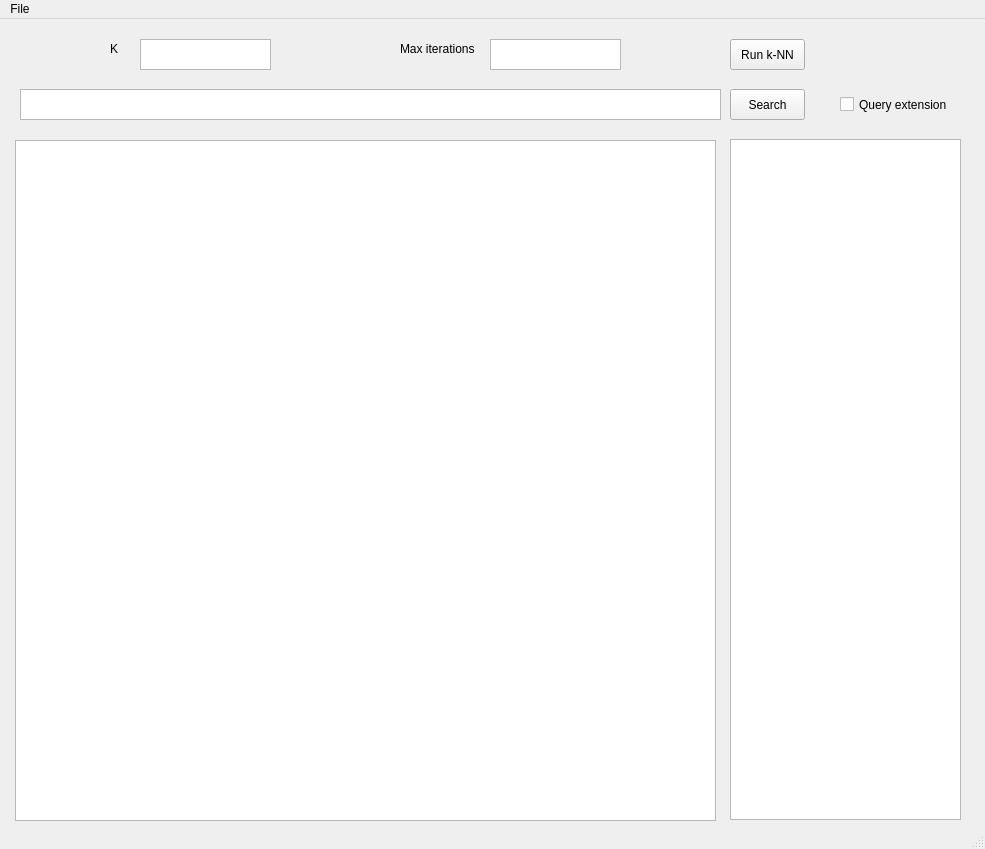
<?xml version="1.0" encoding="UTF-8"?>
<ui version="4.0">
 <class>MainWindow</class>
 <widget class="QMainWindow" name="MainWindow">
  <property name="geometry">
   <rect>
    <x>0</x>
    <y>0</y>
    <width>985</width>
    <height>849</height>
   </rect>
  </property>
  <property name="windowTitle">
   <string>MainWindow</string>
  </property>
  <widget class="QWidget" name="centralwidget">
   <widget class="QTextEdit" name="textEdit">
    <property name="geometry">
     <rect>
      <x>20</x>
      <y>70</y>
      <width>701</width>
      <height>31</height>
     </rect>
    </property>
   </widget>
   <widget class="QPushButton" name="pushButton">
    <property name="geometry">
     <rect>
      <x>730</x>
      <y>70</y>
      <width>75</width>
      <height>31</height>
     </rect>
    </property>
    <property name="text">
     <string>Search</string>
    </property>
   </widget>
   <widget class="QListView" name="listView">
    <property name="geometry">
     <rect>
      <x>15</x>
      <y>121</y>
      <width>701</width>
      <height>681</height>
     </rect>
    </property>
   </widget>
   <widget class="QCheckBox" name="checkBox">
    <property name="geometry">
     <rect>
      <x>840</x>
      <y>70</y>
      <width>121</width>
      <height>31</height>
     </rect>
    </property>
    <property name="text">
     <string>Query extension</string>
    </property>
   </widget>
   <widget class="QListWidget" name="listWidget">
    <property name="geometry">
     <rect>
      <x>730</x>
      <y>120</y>
      <width>231</width>
      <height>681</height>
     </rect>
    </property>
   </widget>
   <widget class="QTextEdit" name="textEdit_2">
    <property name="geometry">
     <rect>
      <x>140</x>
      <y>20</y>
      <width>131</width>
      <height>31</height>
     </rect>
    </property>
   </widget>
   <widget class="QTextEdit" name="textEdit_3">
    <property name="geometry">
     <rect>
      <x>490</x>
      <y>20</y>
      <width>131</width>
      <height>31</height>
     </rect>
    </property>
   </widget>
   <widget class="QLabel" name="label">
    <property name="geometry">
     <rect>
      <x>110</x>
      <y>20</y>
      <width>20</width>
      <height>20</height>
     </rect>
    </property>
    <property name="text">
     <string>K</string>
    </property>
   </widget>
   <widget class="QLabel" name="label_2">
    <property name="geometry">
     <rect>
      <x>400</x>
      <y>20</y>
      <width>91</width>
      <height>20</height>
     </rect>
    </property>
    <property name="text">
     <string>Max iterations</string>
    </property>
   </widget>
   <widget class="QPushButton" name="pushButton_2">
    <property name="geometry">
     <rect>
      <x>730</x>
      <y>20</y>
      <width>75</width>
      <height>31</height>
     </rect>
    </property>
    <property name="text">
     <string>Run k-NN</string>
    </property>
   </widget>
  </widget>
  <widget class="QMenuBar" name="menubar">
   <property name="geometry">
    <rect>
     <x>0</x>
     <y>0</y>
     <width>985</width>
     <height>21</height>
    </rect>
   </property>
   <widget class="QMenu" name="menuFile">
    <property name="title">
     <string>File</string>
    </property>
    <addaction name="actionOpen_documents"/>
    <addaction name="actionOpen_terms"/>
   </widget>
   <addaction name="menuFile"/>
  </widget>
  <widget class="QStatusBar" name="statusbar"/>
  <action name="actionOpen_documents">
   <property name="text">
    <string>Open documents</string>
   </property>
  </action>
  <action name="actionOpen_terms">
   <property name="text">
    <string>Open terms</string>
   </property>
  </action>
 </widget>
 <resources/>
 <connections/>
</ui>
